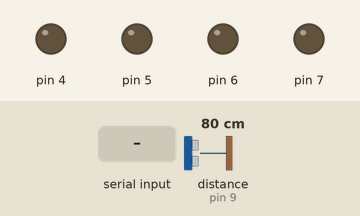
Recording of a sketch running on a simulated Arduino Uno, built with avr-gcc and run on an emulated ATmega328P. Parts: output pins drawn as LEDs (lit = HIGH). The test bench sets the inputs (shaded band); at power-on: distance to the obstacle (sensor on pin 9) 80 cm. The echo pulse lasts 58.3 µs per cm; pins used as bus, display or sensor lines are not drawn.

Above: at 1.2 s.
1.3 s: "1" received over the second serial link
At 2.4 s:
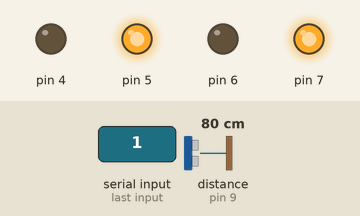
2.8 s: "2" received over the second serial link
At 3.5 s:
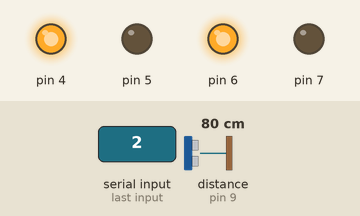
4.3 s: "3" received over the second serial link
At 4.7 s:
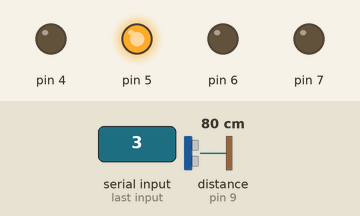
5.8 s: "4" received over the second serial link
At 7.0 s:
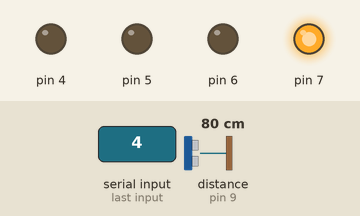
7.3 s: "5" received over the second serial link
At 8.2 s:
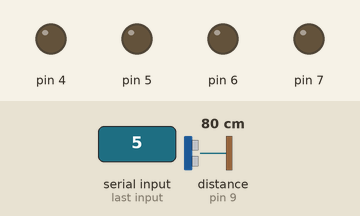
Timing chart, 0 to 9.8 s (numbered marks = the images above; inputs shaded):
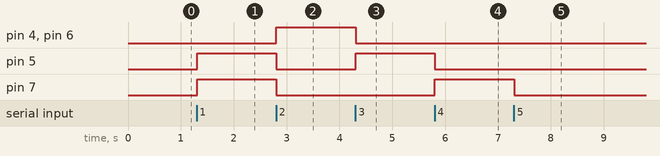

Measured:
- after the input at 1.3 s, pin 5, pin 7: LOW → HIGH at once
- after the input at 2.8 s, pin 4, pin 6: LOW → HIGH at once; pin 5, pin 7: HIGH → LOW at once
- after the input at 4.3 s, pin 4, pin 6: HIGH → LOW at once; pin 5: LOW → HIGH at once
- after the input at 5.8 s, pin 5: HIGH → LOW at once; pin 7: LOW → HIGH at once
- after the input at 7.3 s, pin 7: HIGH → LOW at once

The sketch:

WheelChairPrototype.ino
```cpp
#include <SoftwareSerial.h>
#define LS 2
#define RS 3

SoftwareSerial BT(10, 11);
String readdata;

int trig=8;//
int echo=9;//
float T,D;//


void setup() {
 BT.begin(38400);
 Serial.begin(9600);
  pinMode(7, OUTPUT);
  pinMode(4, OUTPUT);
  pinMode(5, OUTPUT);
  pinMode(6, OUTPUT);
  pinMode(trig,OUTPUT);
  pinMode(echo,INPUT);
  pinMode(LS, INPUT);
  pinMode(RS, INPUT);

}

void loop() {
  while (BT.available()){
    digitalWrite(trig,LOW);
  delayMicroseconds(100);
  digitalWrite(trig,HIGH);

  delayMicroseconds(100);
  digitalWrite(trig,LOW);
  T=pulseIn(echo,HIGH);
  D=0.0343*T/2;
  if(D<20)
  {
    digitalWrite(4, HIGH);
    digitalWrite(5, LOW);
    digitalWrite(6,HIGH);
    digitalWrite(7, LOW);
    delay(3000);
    continue;

  }
  char c = BT.read();
  readdata += c;
  }
  if (readdata.length() > 0) {
    //Serial.println(readdata);


  if(readdata == "1")
  {

    digitalWrite (4, LOW);
    digitalWrite(5,HIGH);
    digitalWrite(6,LOW);
    digitalWrite(7, HIGH);
    delay(100);
  }


  else if(readdata == "2")
  {

    digitalWrite(4, HIGH);
    digitalWrite(5, LOW);
    digitalWrite(6,HIGH);
    digitalWrite(7, LOW);
    delay(100);
  }

  else if (readdata == "3")
  {

    digitalWrite (4,LOW);
    digitalWrite (5,HIGH);
    digitalWrite (6,LOW);
    digitalWrite (7,LOW);
    delay (100);

  }

 else if ( readdata == "4")
 {

   digitalWrite (4, LOW);
   digitalWrite (5, LOW);
   digitalWrite (6, LOW);
   digitalWrite (7, HIGH);
   delay (100);
 }
 else if (readdata == "5")
 {

   digitalWrite (4, LOW);
   digitalWrite (5, LOW);
   digitalWrite (6, LOW);
   digitalWrite (7, LOW);
   delay (100);
 }
else if(readdata == "6"){
  if(digitalRead(LS) && digitalRead(RS))     // Move Forward
  {
    Serial.println(digitalRead(LS));//////
    digitalWrite(4, HIGH);
    digitalWrite(5, LOW);
    digitalWrite(6,HIGH);
    digitalWrite(7, LOW);
    delay(100);
  }

  if(!(digitalRead(LS)) && digitalRead(RS))     // Turn right
  {
    Serial.println(digitalRead(LS));//////
    digitalWrite (4,LOW);
    digitalWrite (5,HIGH);
    digitalWrite (6,LOW);
    digitalWrite (7,LOW);
    delay (100);
  }

  if(digitalRead(LS) && !(digitalRead(RS)))     // turn left
  {
    Serial.println(digitalRead(LS));//////
   digitalWrite (4, LOW);
   digitalWrite (5, LOW);
   digitalWrite (6, LOW);
   digitalWrite (7, HIGH);
   delay (100);
  }

  if(!(digitalRead(LS)) && !(digitalRead(RS)))     // stop
  {

    digitalWrite(4, LOW);
    digitalWrite(5, LOW);
    digitalWrite(6, LOW);
    digitalWrite(7, LOW);
    delay(100);
  }
}


readdata="";}}
```
